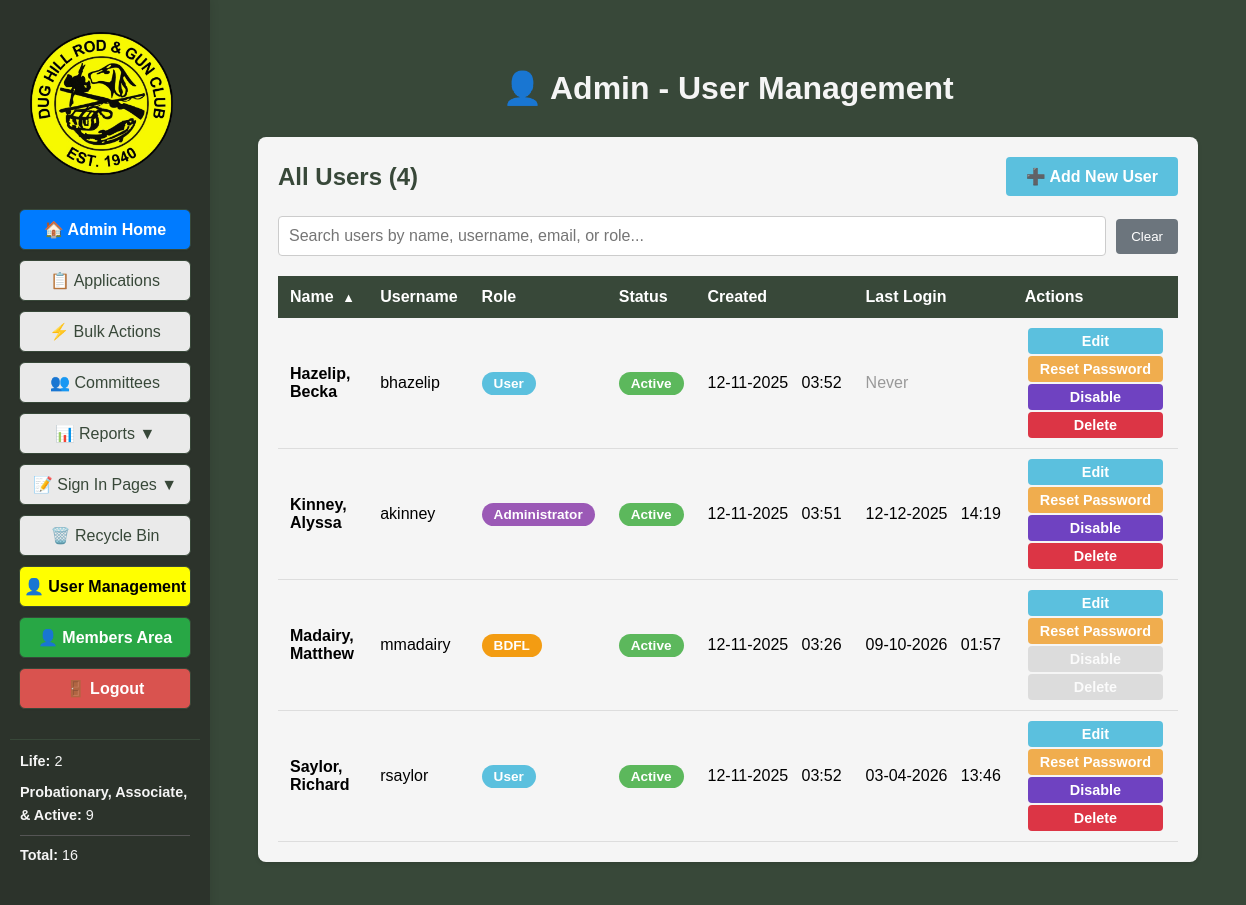
/admin/users (signed in), run on an earlier commit of the app's database.
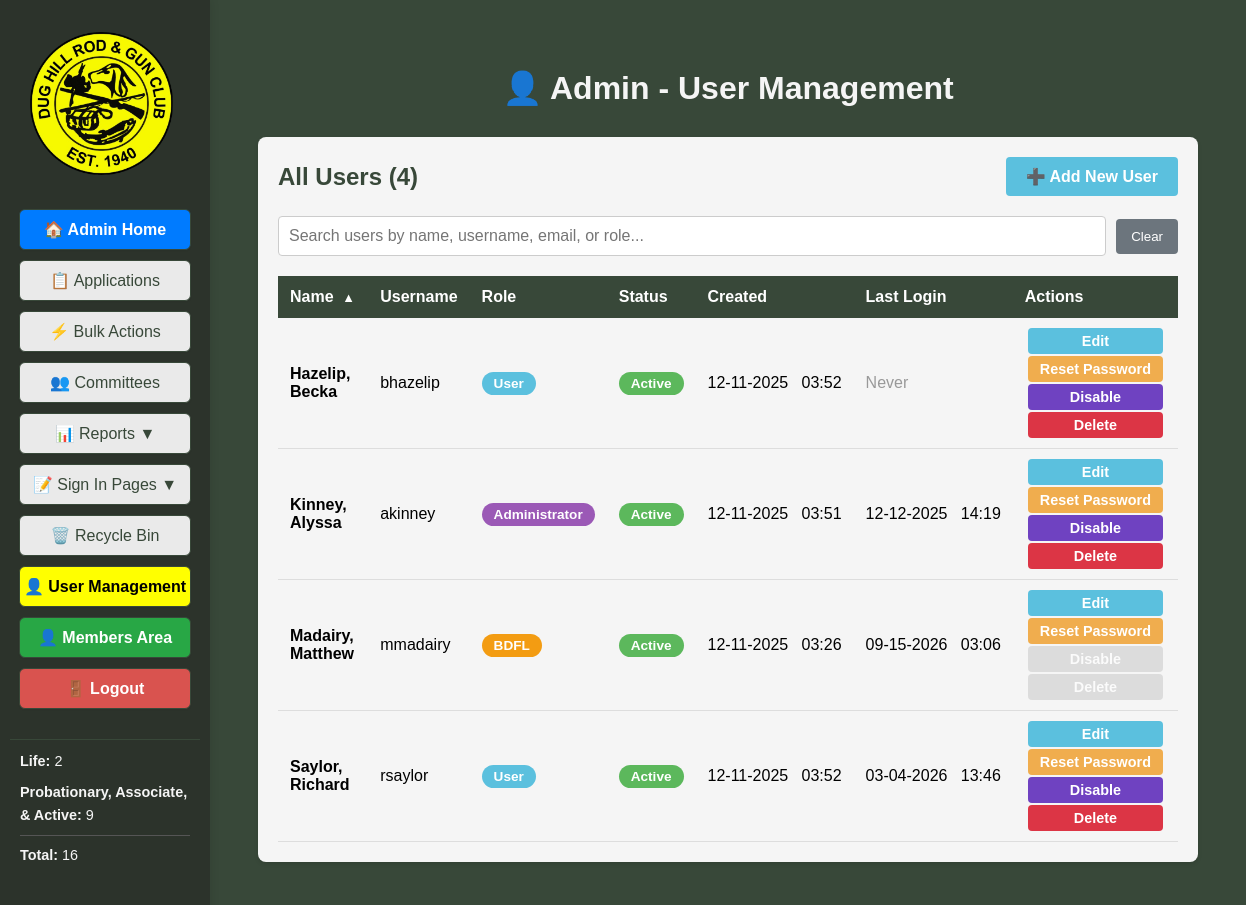
And on a later commit of the database.
### tables this page shows
CREATE TABLE users (
            id INTEGER PRIMARY KEY AUTOINCREMENT,
            username TEXT UNIQUE NOT NULL,
            name TEXT,
            password_hash TEXT NOT NULL,
            email TEXT UNIQUE NOT NULL,
            created_at TEXT NOT NULL,
            is_active INTEGER DEFAULT 1,
            role TEXT DEFAULT 'User',
            must_change_password INTEGER DEFAULT 0
        , failed_login_attempts INTEGER DEFAULT 0, locked_until TEXT, last_login TEXT, last_password_change TEXT);

### DH_DB_Webapp/app.py (the view, shortened to what this page needs)
@app.route('/admin/users', methods=['GET', 'POST'])
@login_required
@admin_required
def admin_users():
	all_users = [dict(user) for user in database.get_all_users()]
	for user in all_users:
		member = database.get_member_by_email(user['email'])
		user['member_id'] = member['id'] if member else None
	member_stats = get_member_stats()
	pending_applications = get_pending_application_count()
	return render_template('admin_users.html', users=all_users, active_page='admin_users', member_stats=member_stats, pending_applications=pending_applications)

### DH_DB_Webapp/app.py (called while the page is built)
def register_context_processors(app):
	@app.context_processor
	def inject_applications():
		try:
			from flask_login import current_user
			import database
			if current_user.is_authenticated and current_user.is_admin_or_bdfl():
				applications = database.get_all_applications(status='pending')
			else:
				applications = []
		except Exception:
			applications = []
		return dict(applications=applications)

@app.before_request
def exempt_csrf_for_event_signin():
    if request.endpoint == 'event_signin_submit':
        g.csrf_validated = True

@login_manager.user_loader
def load_user(user_id):
    user_data = database.get_user_by_id(int(user_id))
    if user_data:
        try:
            role = user_data['role']
        except (KeyError, IndexError):
            role = 'User'
        try:
            must_change_password = bool(user_data['must_change_password'])
        except (KeyError, IndexError):
            must_change_password = False
        return User(
            id=user_data['id'],
            username=user_data['username'],
            email=user_data['email'],
            role=role,
            is_active=bool(user_data['is_active']),
            must_change_password=must_change_password
        )
    return None

def format_name_last_first(value):
    if not value or value == '-':
        return value or '-'
    try:
        parts = value.strip().split()
        if len(parts) >= 2:
            last_name = parts[-1]
            first_middle = ' '.join(parts[:-1])
            return f"{last_name}, {first_middle}"
        else:
            return value
    except Exception:
        return value

def get_member_stats():
	all_members = database.get_all_members()
	life_count = len([m for m in all_members if m['membership_type'] == 'Life'])
	voting_count = len([m for m in all_members if m['membership_type'] in ['Probationary', 'Associate', 'Active']])
	total_count = len(all_members)
	return {
		'life_members': life_count,
		'voting_members': voting_count,
		'total_members': total_count
	}

def get_pending_application_count():
	try:
		applications = database.get_all_applications(status='pending')
		return len(applications)
	except:
		return 0

    @property
    def is_active(self):
        return self._is_active

    def is_bdfl(self):
        return self.role == 'BDFL'

    def is_admin_or_bdfl(self):
        return self.role in ('BDFL', 'Administrator')

### DH_DB_Webapp/templates/admin_users.html (shortened to what this page needs)
<!DOCTYPE html>
<html>
<head>
</head>
<body style="background-color:#384839; font-family:Arial, Helvetica, sans-serif;">
    <div style="display:flex; flex-direction:row;">
        <div style="position:fixed; top:0; left:0; height:100vh; width:210px; background-color:#2c332b; display:flex; flex-direction:column; align-items:center; padding-top:120px; z-index:100; box-shadow:2px 0 8px rgba(0,0,0,0.08); overflow-y:auto;">
            <img src="{{ url_for('static', filename='Main_Logo-removebg-preview.png') }}" alt="Main Logo" style="height:143px; margin-top:-88px; margin-left:-8px; margin-bottom:34px;">
            <a href="{{ url_for('admin_dashboard') }}" style="width:170px; display:inline-block; padding:10px 0; margin-bottom:10px; border-radius:6px; border:1px solid #384839; background-color:#007bff; color:#ffffff; text-decoration:none; font-weight:bold; font-size:1em; font-family:Arial, Helvetica, sans-serif; box-shadow:0 1px 2px rgba(0,0,0,0.04); text-align:center;">🏠 Admin Home</a>
            {% if current_user.is_admin_or_bdfl() %}
            <a href="{{ url_for('admin_applications') }}" class="{{ 'active-menu' if active_page == 'admin_applications' else '' }}" style="width:170px; display:inline-block; padding:10px 0; margin-bottom:10px; border-radius:6px; border:1px solid #384839; background-color:#eaeaea; color:#384839; text-decoration:none; font-weight:{{ 'bold' if active_page == 'admin_applications' else 'normal' }}; font-size:1em; font-family:Arial, Helvetica, sans-serif; box-shadow:0 1px 2px rgba(0,0,0,0.04); text-align:center; position:relative;">📋 Applications</a>
            {% endif %}
            <a href="{{ url_for('bulk_actions') }}" class="{{ 'active-menu' if active_page == 'bulk_actions' else '' }}" style="width:170px; display:inline-block; padding:10px 0; margin-bottom:10px; border-radius:6px; border:1px solid #384839; background-color:#eaeaea; color:#384839; text-decoration:none; font-weight:{{ 'bold' if active_page == 'bulk_actions' else 'normal' }}; font-size:1em; font-family:Arial, Helvetica, sans-serif; box-shadow:0 1px 2px rgba(0,0,0,0.04); text-align:center;">⚡ Bulk Actions</a>
            <a href="{{ url_for('committees') }}" class="{{ 'active-menu' if active_page == 'committees' else '' }}" style="width:170px; display:inline-block; padding:10px 0; margin-bottom:10px; border-radius:6px; border:1px solid #384839; background-color:#eaeaea; color:#384839; text-decoration:none; font-weight:{{ 'bold' if active_page == 'committees' else 'normal' }}; font-size:1em; font-family:Arial, Helvetica, sans-serif; box-shadow:0 1px 2px rgba(0,0,0,0.04); text-align:center;">👥 Committees</a>
            <div class="menu-toggle" onclick="toggleSubmenu()" style="width:170px; display:inline-block; padding:10px 0; margin-bottom:10px; border-radius:6px; border:1px solid #384839; background-color:#eaeaea; color:#384839; text-decoration:none; font-weight:normal; font-size:1em; font-family:Arial, Helvetica, sans-serif; box-shadow:0 1px 2px rgba(0,0,0,0.04); text-align:center;">
                📊 Reports <span id="submenu-arrow">▼</span>
            </div>
            <div class="menu-toggle" onclick="toggleSignInSubmenu()" style="width:170px; display:inline-block; padding:10px 0; margin-bottom:10px; border-radius:6px; border:1px solid #384839; background-color:#eaeaea; color:#384839; text-decoration:none; font-weight:normal; font-size:1em; font-family:Arial, Helvetica, sans-serif; box-shadow:0 1px 2px rgba(0,0,0,0.04); text-align:center; cursor:pointer;">
                📝 Sign In Pages <span id="signin-submenu-arrow">▼</span>
            </div>
            <a href="{{ url_for('recycle_bin') }}" class="{{ 'active-menu' if active_page == 'recycle_bin' else '' }}" style="width:170px; display:inline-block; padding:10px 0; margin-bottom:10px; border-radius:6px; border:1px solid #384839; background-color:#eaeaea; color:#384839; text-decoration:none; font-weight:{{ 'bold' if active_page == 'recycle_bin' else 'normal' }}; font-size:1em; font-family:Arial, Helvetica, sans-serif; box-shadow:0 1px 2px rgba(0,0,0,0.04); text-align:center;">🗑️ Recycle Bin</a>
            {% if current_user.is_admin_or_bdfl() %}
            <a href="{{ url_for('admin_users') }}" class="{{ 'active-menu' if active_page == 'admin_users' else '' }}" style="width:170px; display:inline-block; padding:10px 0; margin-bottom:10px; border-radius:6px; border:1px solid #384839; background-color:{{ '#5bc0de' if active_page != 'admin_users' else 'rgb(255,255,0)' }}; color:{{ '#ffffff' if active_page != 'admin_users' else '#000000' }}; text-decoration:none; font-weight:bold; font-size:1em; font-family:Arial, Helvetica, sans-serif; box-shadow:0 1px 2px rgba(0,0,0,0.04); text-align:center; position:relative;">
                <span style="display: flex; align-items: center; width: 100%; justify-content: center; text-align: center;">
                    <span style="display:inline-block; vertical-align:middle;">👤 User Management</span>
                </span>
            </a>
            {% endif %}
            <a href="{{ url_for('member_dashboard') }}" style="width:170px; display:inline-block; padding:10px 0; margin-bottom:10px; border-radius:6px; border:1px solid #384839; background-color:#28a745; color:#ffffff; text-decoration:none; font-weight:bold; font-size:1em; font-family:Arial, Helvetica, sans-serif; box-shadow:0 1px 2px rgba(0,0,0,0.04); text-align:center;">👤 Members Area</a>
            <a href="{{ url_for('logout') }}" style="width:170px; display:inline-block; padding:10px 0; margin-bottom:10px; border-radius:6px; border:1px solid #384839; background-color:#d9534f; color:#ffffff; text-decoration:none; font-weight:bold; font-size:1em; font-family:Arial, Helvetica, sans-serif; box-shadow:0 1px 2px rgba(0,0,0,0.04); text-align:center;">🚪 Logout</a>
            <div style="width:170px; margin-top:20px; padding:10px; border-top:1px solid #384839;">
                <div style="color:#f5f5f5; font-size:0.9em; line-height:1.6; text-align:left;">
                    <div style="margin-bottom:8px;"><strong>Life:</strong> {{ member_stats.life_members }}</div>
                    <div style="margin-bottom:8px;"><strong>Probationary, Associate, & Active:</strong> {{ member_stats.voting_members }}</div>
                    <div style="border-top:1px solid #555; padding-top:8px;"><strong>Total:</strong> {{ member_stats.total_members }}</div>
                </div>
            </div>
        </div>
        <div style="flex:1; margin-left:210px; padding:40px;">
            <h1 style="color:#f5f5f5; text-align:center; margin-bottom:30px;">👤 Admin - User Management</h1>
            <div class="user-table" style="margin-top:30px; margin-bottom:30px;">
                <div style="display:flex; justify-content:space-between; align-items:center; margin-bottom:20px;">
                    <h2 style="color:#384839; margin:0;">All Users ({{ users|length }})</h2>
                    <button onclick="openAddUserModal()" style="padding:10px 20px; background-color:#5bc0de; color:white; border:none; border-radius:4px; font-size:1em; font-weight:bold; cursor:pointer;">➕ Add New User</button>
                </div>
                <div style="margin-bottom:20px; display:flex; align-items:center; gap:10px;">
                    <input type="text" id="userSearch" placeholder="Search users by name, username, email, or role..."
                           style="flex:1; padding:10px; border:1px solid #ccc; border-radius:4px; font-size:1em;">
                    <button onclick="clearSearch()" style="padding:10px 15px; background-color:#6c757d; color:white; border:none; border-radius:4px; cursor:pointer;">Clear</button>
                </div>
                <table>
                    <thead>
                        <tr>
                            <th>Name</th>
                            <th>Username</th>
                            <th>Role</th>
                            <th>Status</th>
                            <th>Created</th>
                            <th>Last Login</th>
                            <th class="not-sortable">Actions</th>
                        </tr>
                    </thead>
                    <tbody>
                        {% for user in users %}
                        {% if user.member_id %}
                        <tr class="user-row" onclick="window.location.href='{{ url_for('member_details', member_id=user.member_id) }}'" style="cursor: pointer;">
                        {% else %}
                        <tr class="user-row">
                        {% endif %}
                            <td><strong>{{ user.name | format_name_last_first if user.name else '-' }}</strong></td>
                            <td>{{ user.username }}</td>
                            <td>
                                <span class="role-badge role-{{ user.role|lower }}">{{ user.role }}</span>
                            </td>
                            <td>
                                <span class="status-badge status-{{ 'active' if user.is_active else 'inactive' }}">{{ 'Active' if user.is_active else 'Inactive' }}</span>
                            </td>
                            <td>{{ user.created_at[5:7] }}-{{ user.created_at[8:10] }}-{{ user.created_at[:4] }}&nbsp;&nbsp;&nbsp;{{ user.created_at[11:16] }}</td>
                            <td>{% if user.last_login %}{{ user.last_login[5:7] }}-{{ user.last_login[8:10] }}-{{ user.last_login[:4] }}&nbsp;&nbsp;&nbsp;{{ user.last_login[11:16] }}{% else %}<span style="color:#999;">Never</span>{% endif %}</td>
                            <td onclick="event.stopPropagation()" style="white-space: nowrap;">
                                <div style="display: flex; flex-direction: column; gap: 2px;">
                                    <button onclick="editUser({{ user.id }})" class="btn-action btn-edit" {% if user.role == 'BDFL' and not current_user.is_bdfl() %}disabled{% endif %}>Edit</button>
                                    <button onclick="resetPassword({{ user.id }}, '{{ user.username }}')" class="btn-action btn-reset" {% if user.role == 'BDFL' and user.id != current_user.id %}disabled{% endif %}>Reset Password</button>
                                    {% if user.is_active %}
                                    <button onclick="toggleUserStatus({{ user.id }}, '{{ user.username }}', false)" class="btn-action btn-disable" {% if user.role == 'BDFL' %}disabled{% endif %}>Disable</button>
                                    {% else %}
                                    <button onclick="toggleUserStatus({{ user.id }}, '{{ user.username }}', true)" class="btn-action btn-enable" {% if user.role == 'BDFL' %}disabled{% endif %}>Enable</button>
                                    {% endif %}
                                    <button onclick="deleteUser({{ user.id }}, '{{ user.username }}')" class="btn-action btn-delete" {% if user.role == 'BDFL' or user.id == current_user.id %}disabled{% endif %}>Delete</button>
                                </div>
                            </td>
                        </tr>
                        {% endfor %}
                    </tbody>
                </table>
            </div>
        </div>
    </div>
</body>
</html>

### DH_DB_Webapp/templates/admin_users.html (style rules this page uses)
.active-menu { background-color: rgb(255,255,0) !important; color: #000000 !important; }
.menu-toggle { cursor: pointer; user-select: none; }
.user-table { background-color: #f5f5f5; border-radius: 8px; padding: 20px; box-shadow: 0 2px 4px rgba(0,0,0,0.1); }
.user-table table { width: 100%; border-collapse: collapse; }
.user-table th { background-color: #384839; color: white; padding: 12px; text-align: left; font-weight: bold; cursor: pointer; user-select: none; position: relative; }
.user-table th:not(.not-sortable) { cursor: pointer; transition: background-color 0.2s ease; }
.user-table th.not-sortable { cursor: default; }
.user-table th.sort-asc::after { content: ' ▲'; font-size: 0.8em; margin-left: 5px; }
.user-table td { padding: 10px 12px; border-bottom: 1px solid #ddd; }
.role-badge { display: inline-block; padding: 4px 12px; border-radius: 12px; font-size: 0.85em; font-weight: bold; }
.role-bdfl { background-color: #f39c12; color: white; }
.role-administrator { background-color: #9b59b6; color: white; }
.role-user { background-color: #5bc0de; color: white; }
.status-badge { display: inline-block; padding: 4px 12px; border-radius: 12px; font-size: 0.85em; font-weight: bold; }
.status-active { background-color: #5cb85c; color: white; }
.btn-action { padding: 5px 12px; margin: 0 3px; border: none; border-radius: 4px; font-size: 0.9em; font-weight: bold; cursor: pointer; color: white; }
.btn-edit { background-color: #5bc0de; }
.btn-reset { background-color: #f0ad4e; }
.btn-disable { background-color: #6f42c1; }
.btn-delete { background-color: #dc3545; }
.btn-action:disabled { background-color: #cccccc; cursor: not-allowed; opacity: 0.6; }

What changed in the data, as far as the page shows it:
changed users "Madairy, Matthew": last_login "10" → "15"; last_login "01:57" → "03:06"
